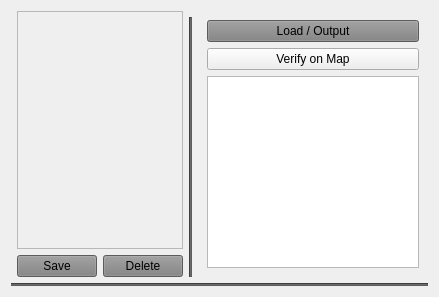
          <widget class="QWidget" name="convetorTab">
           <attribute name="title">
            <string>Convertor</string>
           </attribute>
           <layout class="QGridLayout" name="gridLayout">
            <item row="2" column="1">
             <layout class="QGridLayout" name="gridLayout_4">
              <item row="0" column="0">
               <widget class="QPushButton" name="editConvert">
                <property name="styleSheet">
                 <string notr="true">background-color: gray</string>
                </property>
                <property name="text">
                 <string>Save</string>
                </property>
               </widget>
              </item>
              <item row="0" column="1">
               <widget class="QPushButton" name="deleteConve">
                <property name="sizePolicy">
                 <sizepolicy hsizetype="Minimum" vsizetype="Fixed">
                  <horstretch>0</horstretch>
                  <verstretch>0</verstretch>
                 </sizepolicy>
                </property>
                <property name="styleSheet">
                 <string notr="true">background-color: gray</string>
                </property>
                <property name="text">
                 <string>Delete</string>
                </property>
               </widget>
              </item>
             </layout>
            </item>
            <item row="0" column="3" rowspan="3">
             <widget class="QWidget" name="sideWidget" native="true">
              <property name="sizePolicy">
               <sizepolicy hsizetype="Expanding" vsizetype="Expanding">
                <horstretch>0</horstretch>
                <verstretch>0</verstretch>
               </sizepolicy>
              </property>
              <property name="maximumSize">
               <size>
                <width>230</width>
                <height>16777215</height>
               </size>
              </property>
              <layout class="QVBoxLayout" name="verticalLayout_2">
               <item>
                <layout class="QGridLayout" name="gridLayout_2">
                 <item row="6" column="1">
                  <layout class="QVBoxLayout" name="verticalLayout_4">
                   <item>
                    <widget class="QPlainTextEdit" name="convertResLabel"/>
                   </item>
                  </layout>
                 </item>
                 <item row="5" column="1">
                  <widget class="QPushButton" name="verifyMapbtn">
                   <property name="text">
                    <string>Verify on Map</string>
                   </property>
                  </widget>
                 </item>
                 <item row="4" column="1">
                  <widget class="QPushButton" name="xySavebtn">
                   <property name="baseSize">
                    <size>
                     <width>0</width>
                     <height>10</height>
                    </size>
                   </property>
                   <property name="styleSheet">
                    <string notr="true">background-color: gray</string>
                   </property>
                   <property name="text">
                    <string>Load / Output</string>
                   </property>
                  </widget>
                 </item>
                </layout>
               </item>
              </layout>
             </widget>
            </item>
            <item row="0" column="1" rowspan="2">
             <widget class="QScrollArea" name="scrollAreaLine">
              <property name="sizePolicy">
               <sizepolicy hsizetype="MinimumExpanding" vsizetype="Minimum">
                <horstretch>0</horstretch>
                <verstretch>0</verstretch>
               </sizepolicy>
              </property>
              <property name="maximumSize">
               <size>
                <width>250</width>
                <height>16777215</height>
               </size>
              </property>
              <property name="widgetResizable">
               <bool>true</bool>
              </property>
              <widget class="QWidget" name="scrollAreaWidgetContents_3">
               <property name="geometry">
                <rect>
                 <x>0</x>
                 <y>0</y>
                 <width>248</width>
                 <height>931</height>
                </rect>
               </property>
              </widget>
             </widget>
            </item>
            <item row="3" column="0" colspan="4">
             <widget class="Line" name="line_2">
              <property name="styleSheet">
               <string notr="true">background-color: #5D5D5D</string>
              </property>
              <property name="lineWidth">
               <number>1</number>
              </property>
              <property name="orientation">
               <enum>Qt::Horizontal</enum>
              </property>
             </widget>
            </item>
            <item row="1" column="2" rowspan="2">
             <widget class="Line" name="line">
              <property name="styleSheet">
               <string notr="true">background-color: #5D5D5D</string>
              </property>
              <property name="orientation">
               <enum>Qt::Vertical</enum>
              </property>
             </widget>
            </item>
            <item row="1" column="0">
             <widget class="QWidget" name="videoParentGPS" native="true">
              <property name="sizePolicy">
               <sizepolicy hsizetype="Expanding" vsizetype="Expanding">
                <horstretch>0</horstretch>
                <verstretch>0</verstretch>
               </sizepolicy>
              </property>
              <property name="styleSheet">
               <string notr="true">background-color: #131313</string>
              </property>
              <layout class="QGridLayout" name="gridLayout_5">
               <property name="leftMargin">
                <number>0</number>
               </property>
               <property name="topMargin">
                <number>0</number>
               </property>
               <property name="rightMargin">
                <number>0</number>
               </property>
               <property name="bottomMargin">
                <number>0</number>
               </property>
              </layout>
             </widget>
            </item>
           </layout>
          </widget>
